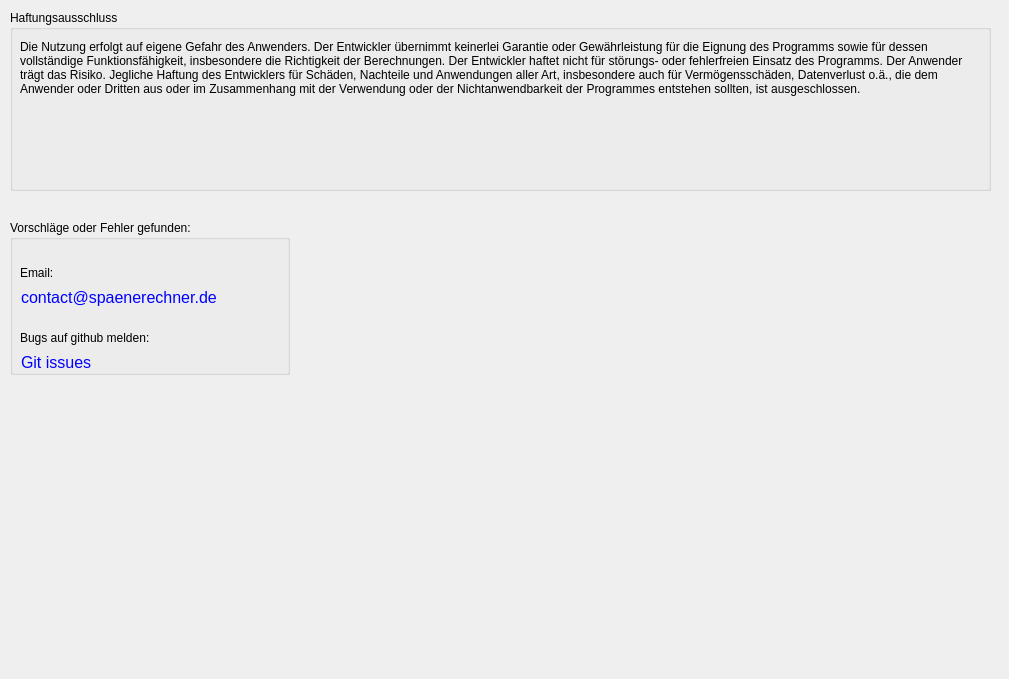
    <widget class="QWidget" name="tab_info">
     <attribute name="title">
      <string>Info</string>
     </attribute>
     <widget class="QGroupBox" name="groupBox_14">
      <property name="geometry">
       <rect>
        <x>10</x>
        <y>10</y>
        <width>981</width>
        <height>181</height>
       </rect>
      </property>
      <property name="title">
       <string>Haftungsausschluss</string>
      </property>
      <widget class="QLabel" name="label_19">
       <property name="geometry">
        <rect>
         <x>10</x>
         <y>30</y>
         <width>961</width>
         <height>141</height>
        </rect>
       </property>
       <property name="text">
        <string>&lt;html&gt;&lt;head/&gt;&lt;body&gt;&lt;p&gt;Die Nutzung erfolgt auf eigene Gefahr des Anwenders. Der Entwickler übernimmt keinerlei Garantie oder Gewährleistung für die Eignung des Programms sowie für dessen vollständige Funktionsfähigkeit, insbesondere die Richtigkeit der Berechnungen. Der Entwickler haftet nicht für störungs- oder fehlerfreien Einsatz des Programms. Der Anwender trägt das Risiko. Jegliche Haftung des Entwicklers für Schäden, Nachteile und Anwendungen aller Art, insbesondere auch für Vermögensschäden, Datenverlust o.ä., die dem Anwender oder Dritten aus oder im Zusammenhang mit der Verwendung oder der Nichtanwendbarkeit der Programmes entstehen sollten, ist ausgeschlossen.&lt;/p&gt;&lt;p&gt;&lt;br/&gt;&lt;/p&gt;&lt;/body&gt;&lt;/html&gt;</string>
       </property>
       <property name="alignment">
        <set>Qt::AlignLeading|Qt::AlignLeft|Qt::AlignTop</set>
       </property>
       <property name="wordWrap">
        <bool>true</bool>
       </property>
      </widget>
     </widget>
     <widget class="QGroupBox" name="groupBox_15">
      <property name="geometry">
       <rect>
        <x>10</x>
        <y>220</y>
        <width>280</width>
        <height>155</height>
       </rect>
      </property>
      <property name="title">
       <string>Vorschläge oder Fehler gefunden:</string>
      </property>
      <widget class="QLabel" name="label_48">
       <property name="geometry">
        <rect>
         <x>10</x>
         <y>40</y>
         <width>50</width>
         <height>25</height>
        </rect>
       </property>
       <property name="text">
        <string>Email:</string>
       </property>
      </widget>
      <widget class="QPushButton" name="btnEmail">
       <property name="geometry">
        <rect>
         <x>10</x>
         <y>65</y>
         <width>220</width>
         <height>25</height>
        </rect>
       </property>
       <property name="font">
        <font>
         <family>Arial</family>
         <pointsize>12</pointsize>
        </font>
       </property>
       <property name="styleSheet">
        <string notr="true">color: blue;
text-align: left;</string>
       </property>
       <property name="text">
        <string>contact@spaenerechner.de</string>
       </property>
       <property name="flat">
        <bool>true</bool>
       </property>
      </widget>
      <widget class="QLabel" name="label_49">
       <property name="geometry">
        <rect>
         <x>10</x>
         <y>105</y>
         <width>180</width>
         <height>25</height>
        </rect>
       </property>
       <property name="text">
        <string>Bugs auf github melden:</string>
       </property>
      </widget>
      <widget class="QPushButton" name="btnGit">
       <property name="geometry">
        <rect>
         <x>10</x>
         <y>130</y>
         <width>90</width>
         <height>25</height>
        </rect>
       </property>
       <property name="font">
        <font>
         <family>Arial</family>
         <pointsize>12</pointsize>
        </font>
       </property>
       <property name="styleSheet">
        <string notr="true">color: blue;
text-align: left;</string>
       </property>
       <property name="text">
        <string>Git issues</string>
       </property>
       <property name="checkable">
        <bool>false</bool>
       </property>
       <property name="flat">
        <bool>true</bool>
       </property>
      </widget>
     </widget>
     <widget class="QPushButton" name="btnXlnt">
      <property name="geometry">
       <rect>
        <x>805</x>
        <y>560</y>
        <width>180</width>
        <height>55</height>
       </rect>
      </property>
      <property name="text">
       <string/>
      </property>
      <property name="icon">
       <iconset resource="ressources.qrc">
        <normaloff>:/img/xlnt_logo.png</normaloff>:/img/xlnt_logo.png</iconset>
      </property>
      <property name="iconSize">
       <size>
        <width>180</width>
        <height>100</height>
       </size>
      </property>
      <property name="flat">
       <bool>true</bool>
      </property>
     </widget>
     <widget class="QPushButton" name="btnQT">
      <property name="geometry">
       <rect>
        <x>790</x>
        <y>620</y>
        <width>210</width>
        <height>50</height>
       </rect>
      </property>
      <property name="text">
       <string/>
      </property>
      <property name="icon">
       <iconset resource="ressources.qrc">
        <normaloff>:/img/Built_with_Qt_logos_final-2.jpeg</normaloff>:/img/Built_with_Qt_logos_final-2.jpeg</iconset>
      </property>
      <property name="iconSize">
       <size>
        <width>180</width>
        <height>100</height>
       </size>
      </property>
      <property name="flat">
       <bool>true</bool>
      </property>
     </widget>
    </widget>
